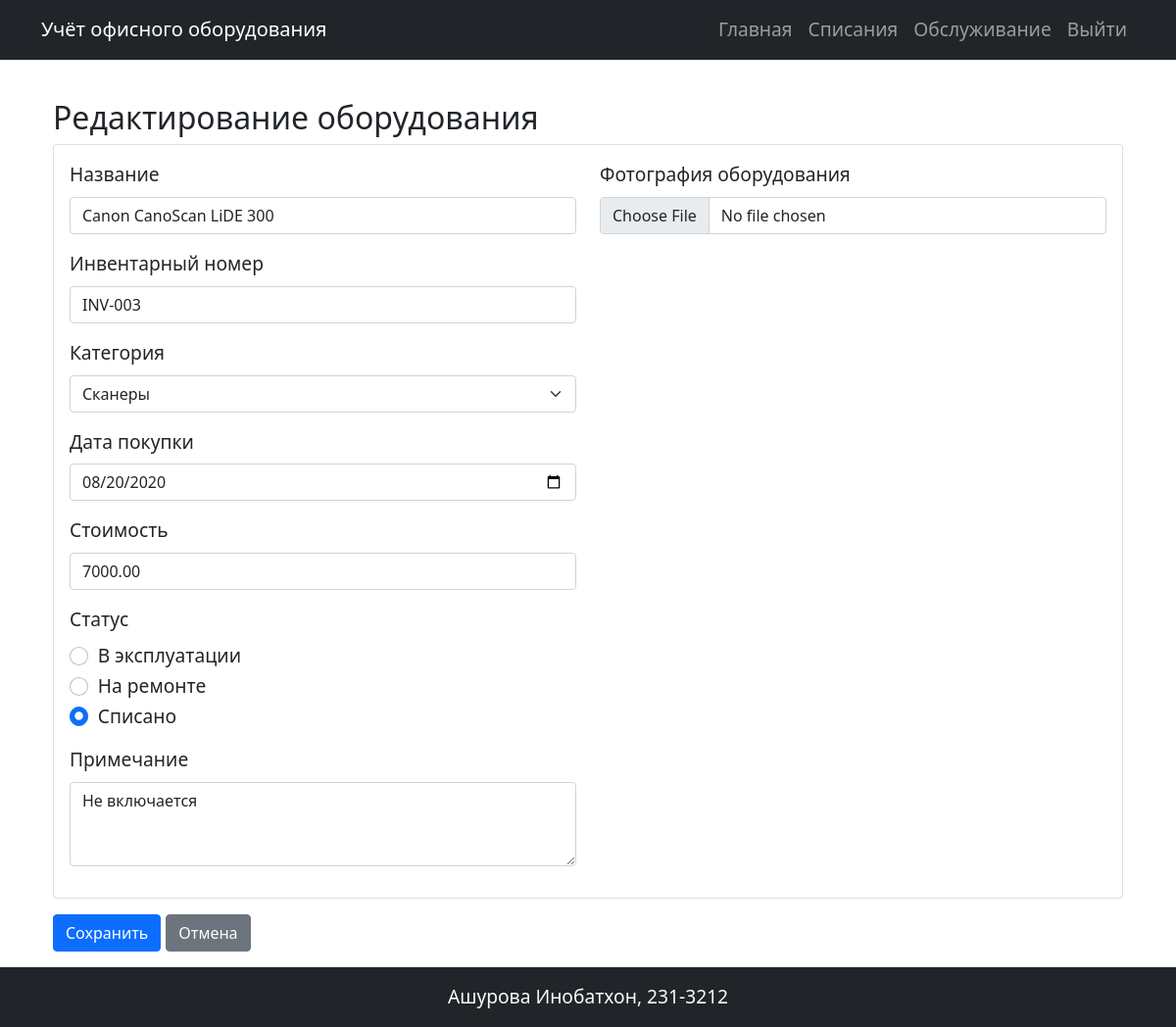
/equipment/3/edit (signed in), run on an earlier commit of the app's database.
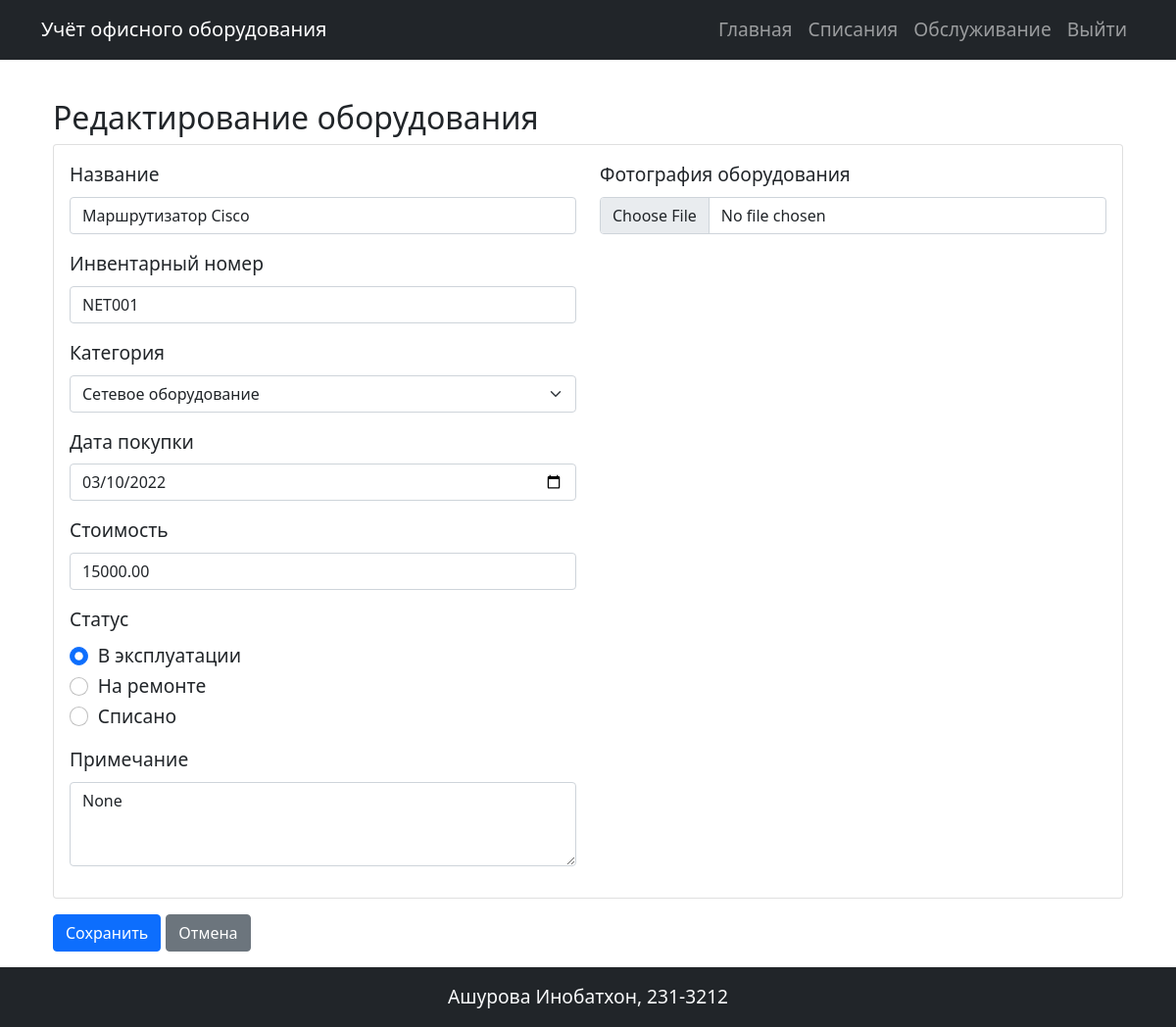
And on a later commit of the database.
### models.py (models this page shows)
class Equipment(db.Model):
    id = db.Column(db.Integer, primary_key=True)
    name = db.Column(db.String(100), nullable=False)
    inventory_number = db.Column(db.String(50), unique=True, nullable=False)
    category_id = db.Column(db.Integer, db.ForeignKey('category.id'), nullable=False)
    category = db.relationship('Category', backref='equipments')
    purchase_date = db.Column(db.Date, nullable=False)
    cost = db.Column(db.Numeric(10, 2), nullable=False)
    status = db.Column(db.Enum('В эксплуатации', 'На ремонте', 'Списано', name='equipment_status'), nullable=False, default='В эксплуатации')
    note = db.Column(db.Text)
    photos = db.relationship('Photo', backref='equipment', lazy='dynamic', cascade='all, delete-orphan')
    maintenance_history = db.relationship('MaintenanceHistory', backref='equipment', cascade='all, delete-orphan')
    responsible_persons = db.relationship('ResponsiblePersons', secondary=equipment_responsible, back_populates='equipments')
    write_offs = db.relationship('WriteOff', backref='equipment_obj', cascade='all, delete-orphan')

class Category(db.Model):
    id = db.Column(db.Integer, primary_key=True)
    name = db.Column(db.String(100), nullable=False)
    description = db.Column(db.Text)

### app.py (the view, shortened to what this page needs)
@app.route('/equipment/<int:id>/edit', methods=['GET', 'POST'])
@login_required
def edit_equipment(id):
    if not current_user.role.name == 'admin':
        flash('У вас недостаточно прав для выполнения данного действия', 'danger')
        return redirect(url_for('index'))
    equipment = Equipment.query.get_or_404(id)
    categories = Category.query.all()
    return render_template('edit_equipment.html',
                         equipment=equipment,
                         categories=categories)

### app.py (called while the page is built)
@login_manager.user_loader
def load_user(user_id):
    return User.query.get(int(user_id))

### templates/edit_equipment.html (shortened to what the changed rows need)
{% extends 'base.html' %}
{% block content %}
<div class="container mt-4">
    <h2>Редактирование оборудования</h2>
    <form method="POST" enctype="multipart/form-data">
        <div class="card">
            <div class="card-body">
                <div class="row">
                    <div class="col-md-6">
                        <div class="mb-3">
                            <label for="name" class="form-label">Название</label>
                            <input type="text" class="form-control" id="name" name="name"
                                   value="{{ form_data.name if form_data else equipment.name }}" required>
                        </div>
                        <div class="mb-3">
                            <label for="inventory_number" class="form-label">Инвентарный номер</label>
                            <input type="text" class="form-control" id="inventory_number" name="inventory_number"
                                   value="{{ form_data.inventory_number if form_data else equipment.inventory_number }}" required>
                        </div>
                        <div class="mb-3">
                            <label for="category_id" class="form-label">Категория</label>
                            <select class="form-select" id="category_id" name="category_id" required>
                                {% for category in categories %}
                                    <option value="{{ category.id }}"
                                        {% if form_data and form_data.category_id == category.id|string or
                                              not form_data and equipment.category_id == category.id %}selected{% endif %}>
                                        {{ category.name }}
                                    </option>
                                {% endfor %}
                            </select>
                        </div>
                        <div class="mb-3">
                            <label for="purchase_date" class="form-label">Дата покупки</label>
                            <input type="date" class="form-control" id="purchase_date" name="purchase_date"
                                   value="{{ form_data.purchase_date if form_data else equipment.purchase_date.strftime('%Y-%m-%d') }}" required>
                        </div>
                        <div class="mb-3">
                            <label for="cost" class="form-label">Стоимость</label>
                            <input type="number" step="0.01" class="form-control" id="cost" name="cost"
                                   value="{{ form_data.cost if form_data else equipment.cost }}" required>
                        </div>
                        <div class="mb-3">
                            <div class="form-check">
                                <input class="form-check-input" type="radio" name="status" id="status1" value="В эксплуатации"
                                       {% if form_data and form_data.status == 'В эксплуатации' or
                                             not form_data and equipment.status == 'В эксплуатации' %}checked{% endif %} required>
                                <label class="form-check-label" for="status1">В эксплуатации</label>
                            </div>
                            <div class="form-check">
                                <input class="form-check-input" type="radio" name="status" id="status2" value="На ремонте"
                                             >
                                <label class="form-check-label" for="status2">На ремонте</label>
                            </div>
                            <div class="form-check">
                                <input class="form-check-input" type="radio" name="status" id="status3" value="Списано"
                                       {% if form_data and form_data.status == 'Списано' or
                                             not form_data and equipment.status == 'Списано' %}checked{% endif %}>
                                <label class="form-check-label" for="status3">Списано</label>
                            </div>
                        </div>
                        <div class="mb-3">
                            <label for="note" class="form-label">Примечание</label>
                            <textarea class="form-control" id="note" name="note" rows="3">{{ form_data.note if form_data else equipment.note }}</textarea>
                        </div>
                    </div>
                </div>
            </div>
        </div>
    </form>
</div>
{% endblock %}

What changed in the data, as far as the page shows it:
changed Equipment "☐ На ремонте": name "Canon CanoScan LiDE 300" → "Маршрутизатор Cisco"; inventory_number "INV-003" → "NET001"; category_id "Сканеры" → "Сетевое оборудование"; purchase_date "08/20/2020" → "03/10/2022"; cost "7000.00" → "15000.00"; status "☐ В эксплуатации" → "☑ В эксплуатации"; status "☑ Списано" → "☐ Списано"; note "Не включается" → "None"
